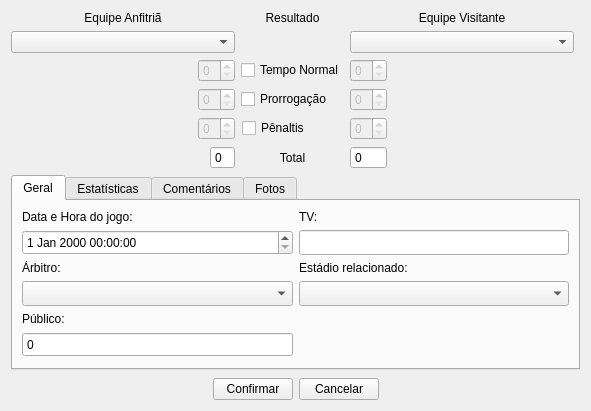
<?xml version="1.0" encoding="UTF-8"?>
<ui version="4.0">
 <class>cadastroJogo</class>
 <widget class="QWidget" name="cadastroJogo">
  <property name="geometry">
   <rect>
    <x>0</x>
    <y>0</y>
    <width>591</width>
    <height>411</height>
   </rect>
  </property>
  <property name="windowTitle">
   <string>Form</string>
  </property>
  <layout class="QGridLayout" name="gridLayout_12">
   <item row="4" column="0" colspan="2">
    <layout class="QGridLayout" name="gridLayout_6">
     <item row="0" column="1">
      <widget class="QPushButton" name="Confirmar">
       <property name="text">
        <string>Confirmar</string>
       </property>
      </widget>
     </item>
     <item row="0" column="2">
      <widget class="QPushButton" name="Cancelar">
       <property name="text">
        <string>Cancelar</string>
       </property>
      </widget>
     </item>
     <item row="0" column="0">
      <spacer name="horizontalSpacer">
       <property name="orientation">
        <enum>Qt::Horizontal</enum>
       </property>
       <property name="sizeHint" stdset="0">
        <size>
         <width>40</width>
         <height>20</height>
        </size>
       </property>
      </spacer>
     </item>
     <item row="0" column="3">
      <spacer name="horizontalSpacer_2">
       <property name="orientation">
        <enum>Qt::Horizontal</enum>
       </property>
       <property name="sizeHint" stdset="0">
        <size>
         <width>40</width>
         <height>20</height>
        </size>
       </property>
      </spacer>
     </item>
    </layout>
   </item>
   <item row="1" column="0" rowspan="2" colspan="2">
    <layout class="QGridLayout" name="gridLayout_5">
     <item row="0" column="0">
      <widget class="QTabWidget" name="tabWidget">
       <property name="currentIndex">
        <number>0</number>
       </property>
       <widget class="QWidget" name="tab">
        <attribute name="title">
         <string>Geral</string>
        </attribute>
        <layout class="QGridLayout" name="gridLayout_7">
         <item row="0" column="0">
          <layout class="QGridLayout" name="gridLayout_8">
           <item row="2" column="0">
            <widget class="QLabel" name="label_28">
             <property name="sizePolicy">
              <sizepolicy hsizetype="Preferred" vsizetype="Fixed">
               <horstretch>0</horstretch>
               <verstretch>0</verstretch>
              </sizepolicy>
             </property>
             <property name="text">
              <string>Árbitro:</string>
             </property>
            </widget>
           </item>
           <item row="1" column="0">
            <widget class="QDateTimeEdit" name="dateTimeEdit">
             <property name="minimumSize">
              <size>
               <width>0</width>
               <height>25</height>
              </size>
             </property>
            </widget>
           </item>
           <item row="3" column="0">
            <widget class="QComboBox" name="ArbitroRelacionado">
             <property name="sizePolicy">
              <sizepolicy hsizetype="Expanding" vsizetype="Fixed">
               <horstretch>0</horstretch>
               <verstretch>0</verstretch>
              </sizepolicy>
             </property>
             <property name="minimumSize">
              <size>
               <width>0</width>
               <height>25</height>
              </size>
             </property>
            </widget>
           </item>
           <item row="0" column="0">
            <widget class="QLabel" name="label_27">
             <property name="sizePolicy">
              <sizepolicy hsizetype="Preferred" vsizetype="Fixed">
               <horstretch>0</horstretch>
               <verstretch>0</verstretch>
              </sizepolicy>
             </property>
             <property name="text">
              <string>Data e Hora do jogo:</string>
             </property>
            </widget>
           </item>
           <item row="4" column="0">
            <widget class="QLabel" name="label_16">
             <property name="sizePolicy">
              <sizepolicy hsizetype="Preferred" vsizetype="Fixed">
               <horstretch>0</horstretch>
               <verstretch>0</verstretch>
              </sizepolicy>
             </property>
             <property name="text">
              <string>Público:</string>
             </property>
            </widget>
           </item>
           <item row="5" column="0">
            <widget class="QSpinBox" name="Publico">
             <property name="minimumSize">
              <size>
               <width>0</width>
               <height>25</height>
              </size>
             </property>
             <property name="buttonSymbols">
              <enum>QAbstractSpinBox::NoButtons</enum>
             </property>
            </widget>
           </item>
           <item row="6" column="0">
            <spacer name="verticalSpacer">
             <property name="orientation">
              <enum>Qt::Vertical</enum>
             </property>
             <property name="sizeHint" stdset="0">
              <size>
               <width>20</width>
               <height>40</height>
              </size>
             </property>
            </spacer>
           </item>
          </layout>
         </item>
         <item row="0" column="1">
          <layout class="QGridLayout" name="gridLayout_9">
           <item row="0" column="0">
            <widget class="QLabel" name="label_4">
             <property name="sizePolicy">
              <sizepolicy hsizetype="Preferred" vsizetype="Fixed">
               <horstretch>0</horstretch>
               <verstretch>0</verstretch>
              </sizepolicy>
             </property>
             <property name="text">
              <string>TV:</string>
             </property>
            </widget>
           </item>
           <item row="2" column="0">
            <widget class="QLabel" name="label_29">
             <property name="sizePolicy">
              <sizepolicy hsizetype="Preferred" vsizetype="Fixed">
               <horstretch>0</horstretch>
               <verstretch>0</verstretch>
              </sizepolicy>
             </property>
             <property name="text">
              <string>Estádio relacionado:</string>
             </property>
            </widget>
           </item>
           <item row="3" column="0">
            <widget class="QComboBox" name="EstadioRelacionado">
             <property name="sizePolicy">
              <sizepolicy hsizetype="Expanding" vsizetype="Fixed">
               <horstretch>0</horstretch>
               <verstretch>0</verstretch>
              </sizepolicy>
             </property>
             <property name="minimumSize">
              <size>
               <width>0</width>
               <height>25</height>
              </size>
             </property>
            </widget>
           </item>
           <item row="1" column="0">
            <widget class="QLineEdit" name="TV">
             <property name="minimumSize">
              <size>
               <width>0</width>
               <height>25</height>
              </size>
             </property>
            </widget>
           </item>
           <item row="4" column="0">
            <spacer name="verticalSpacer_2">
             <property name="orientation">
              <enum>Qt::Vertical</enum>
             </property>
             <property name="sizeHint" stdset="0">
              <size>
               <width>20</width>
               <height>40</height>
              </size>
             </property>
            </spacer>
           </item>
          </layout>
         </item>
        </layout>
       </widget>
       <widget class="QWidget" name="tab_2">
        <attribute name="title">
         <string>Estatísticas</string>
        </attribute>
        <layout class="QGridLayout" name="gridLayout_11">
         <item row="0" column="0" rowspan="4">
          <layout class="QGridLayout" name="gridLayout_10">
           <item row="1" column="3">
            <widget class="QSpinBox" name="EstatChuteFora"/>
           </item>
           <item row="2" column="1">
            <widget class="QSpinBox" name="EstatFaltaCasa"/>
           </item>
           <item row="1" column="2">
            <widget class="QLabel" name="label_33">
             <property name="sizePolicy">
              <sizepolicy hsizetype="Preferred" vsizetype="Preferred">
               <horstretch>0</horstretch>
               <verstretch>0</verstretch>
              </sizepolicy>
             </property>
             <property name="text">
              <string>Chutes a Gol</string>
             </property>
             <property name="alignment">
              <set>Qt::AlignCenter</set>
             </property>
            </widget>
           </item>
           <item row="2" column="3">
            <widget class="QSpinBox" name="EstatFaltaFora"/>
           </item>
           <item row="3" column="3">
            <widget class="QSpinBox" name="EstatImpedimentoFora"/>
           </item>
           <item row="0" column="1">
            <widget class="QLabel" name="label_32">
             <property name="text">
              <string>Casa</string>
             </property>
             <property name="alignment">
              <set>Qt::AlignRight|Qt::AlignTrailing|Qt::AlignVCenter</set>
             </property>
            </widget>
           </item>
           <item row="3" column="2">
            <widget class="QLabel" name="label_35">
             <property name="text">
              <string>Impedimentos</string>
             </property>
             <property name="alignment">
              <set>Qt::AlignCenter</set>
             </property>
            </widget>
           </item>
           <item row="1" column="1">
            <widget class="QSpinBox" name="EstatChuteCasa"/>
           </item>
           <item row="3" column="1">
            <widget class="QSpinBox" name="EstatImpedimentoCasa"/>
           </item>
           <item row="4" column="1">
            <widget class="QSpinBox" name="EstatEscanteioCasa"/>
           </item>
           <item row="0" column="3">
            <widget class="QLabel" name="label_37">
             <property name="text">
              <string>Fora</string>
             </property>
            </widget>
           </item>
           <item row="2" column="2">
            <widget class="QLabel" name="label_34">
             <property name="text">
              <string>Faltas</string>
             </property>
             <property name="alignment">
              <set>Qt::AlignCenter</set>
             </property>
            </widget>
           </item>
           <item row="4" column="3">
            <widget class="QSpinBox" name="EstatEscanteioFora"/>
           </item>
           <item row="0" column="2">
            <widget class="QLabel" name="label_38">
             <property name="sizePolicy">
              <sizepolicy hsizetype="Fixed" vsizetype="Preferred">
               <horstretch>0</horstretch>
               <verstretch>0</verstretch>
              </sizepolicy>
             </property>
             <property name="minimumSize">
              <size>
               <width>100</width>
               <height>0</height>
              </size>
             </property>
             <property name="text">
              <string>Estatísticas</string>
             </property>
             <property name="alignment">
              <set>Qt::AlignCenter</set>
             </property>
            </widget>
           </item>
           <item row="4" column="2">
            <widget class="QLabel" name="label_36">
             <property name="text">
              <string>Escanteios</string>
             </property>
             <property name="alignment">
              <set>Qt::AlignCenter</set>
             </property>
            </widget>
           </item>
           <item row="0" column="0">
            <spacer name="horizontalSpacer_3">
             <property name="orientation">
              <enum>Qt::Horizontal</enum>
             </property>
             <property name="sizeHint" stdset="0">
              <size>
               <width>40</width>
               <height>20</height>
              </size>
             </property>
            </spacer>
           </item>
           <item row="0" column="4">
            <spacer name="horizontalSpacer_4">
             <property name="orientation">
              <enum>Qt::Horizontal</enum>
             </property>
             <property name="sizeHint" stdset="0">
              <size>
               <width>40</width>
               <height>20</height>
              </size>
             </property>
            </spacer>
           </item>
          </layout>
         </item>
        </layout>
       </widget>
       <widget class="QWidget" name="tab_3">
        <attribute name="title">
         <string>Comentários</string>
        </attribute>
        <layout class="QGridLayout" name="gridLayout_13">
         <item row="0" column="0">
          <widget class="QLabel" name="label_39">
           <property name="text">
            <string>Comentários:</string>
           </property>
          </widget>
         </item>
         <item row="1" column="0">
          <widget class="QTextEdit" name="Comentarios"/>
         </item>
        </layout>
       </widget>
       <widget class="QWidget" name="tab_4">
        <attribute name="title">
         <string>Fotos</string>
        </attribute>
        <layout class="QGridLayout" name="gridLayout_14">
         <item row="0" column="0">
          <widget class="QLabel" name="label">
           <property name="text">
            <string>Ainda não implementado!</string>
           </property>
          </widget>
         </item>
        </layout>
       </widget>
      </widget>
     </item>
    </layout>
   </item>
   <item row="0" column="0">
    <layout class="QGridLayout" name="gridLayout_4">
     <item row="0" column="1">
      <widget class="QLabel" name="label_19">
       <property name="text">
        <string>Resultado</string>
       </property>
       <property name="alignment">
        <set>Qt::AlignCenter</set>
       </property>
      </widget>
     </item>
     <item row="0" column="2">
      <widget class="QLabel" name="label_2">
       <property name="text">
        <string>Equipe Visitante</string>
       </property>
       <property name="alignment">
        <set>Qt::AlignCenter</set>
       </property>
      </widget>
     </item>
     <item row="0" column="0">
      <widget class="QLabel" name="label_3">
       <property name="text">
        <string>Equipe Anfitriã</string>
       </property>
       <property name="alignment">
        <set>Qt::AlignCenter</set>
       </property>
      </widget>
     </item>
     <item row="1" column="2">
      <widget class="QComboBox" name="EquipeForaRelacionada">
       <property name="sizePolicy">
        <sizepolicy hsizetype="Expanding" vsizetype="Fixed">
         <horstretch>0</horstretch>
         <verstretch>0</verstretch>
        </sizepolicy>
       </property>
      </widget>
     </item>
     <item row="2" column="0" alignment="Qt::AlignRight">
      <widget class="QSpinBox" name="GolsTimeCasaPritem">
       <property name="enabled">
        <bool>false</bool>
       </property>
       <property name="maximumSize">
        <size>
         <width>37</width>
         <height>16777215</height>
        </size>
       </property>
      </widget>
     </item>
     <item row="3" column="0" alignment="Qt::AlignRight">
      <widget class="QSpinBox" name="GolsTimeCasaProrrogacao">
       <property name="enabled">
        <bool>false</bool>
       </property>
       <property name="maximumSize">
        <size>
         <width>37</width>
         <height>16777215</height>
        </size>
       </property>
      </widget>
     </item>
     <item row="5" column="0" alignment="Qt::AlignRight">
      <widget class="QSpinBox" name="GolsTimeCasa">
       <property name="maximumSize">
        <size>
         <width>37</width>
         <height>16777215</height>
        </size>
       </property>
       <property name="readOnly">
        <bool>true</bool>
       </property>
       <property name="buttonSymbols">
        <enum>QAbstractSpinBox::NoButtons</enum>
       </property>
      </widget>
     </item>
     <item row="4" column="0" alignment="Qt::AlignRight">
      <widget class="QSpinBox" name="GolsTimeCasaPenaltis">
       <property name="enabled">
        <bool>false</bool>
       </property>
       <property name="maximumSize">
        <size>
         <width>37</width>
         <height>16777215</height>
        </size>
       </property>
       <property name="value">
        <number>0</number>
       </property>
      </widget>
     </item>
     <item row="2" column="1">
      <widget class="QCheckBox" name="isTempoNormal">
       <property name="minimumSize">
        <size>
         <width>100</width>
         <height>0</height>
        </size>
       </property>
       <property name="acceptDrops">
        <bool>false</bool>
       </property>
       <property name="layoutDirection">
        <enum>Qt::LeftToRight</enum>
       </property>
       <property name="text">
        <string>Tempo Normal</string>
       </property>
       <property name="checkable">
        <bool>true</bool>
       </property>
       <property name="checked">
        <bool>false</bool>
       </property>
      </widget>
     </item>
     <item row="5" column="1">
      <widget class="QLabel" name="label_23">
       <property name="text">
        <string>Total</string>
       </property>
       <property name="alignment">
        <set>Qt::AlignCenter</set>
       </property>
      </widget>
     </item>
     <item row="3" column="1">
      <widget class="QCheckBox" name="isProrrogacao">
       <property name="minimumSize">
        <size>
         <width>100</width>
         <height>0</height>
        </size>
       </property>
       <property name="layoutDirection">
        <enum>Qt::LeftToRight</enum>
       </property>
       <property name="text">
        <string>Prorrogação</string>
       </property>
       <property name="tristate">
        <bool>false</bool>
       </property>
      </widget>
     </item>
     <item row="4" column="2">
      <widget class="QSpinBox" name="GolsTimeForaPenaltis">
       <property name="enabled">
        <bool>false</bool>
       </property>
       <property name="maximumSize">
        <size>
         <width>37</width>
         <height>16777215</height>
        </size>
       </property>
      </widget>
     </item>
     <item row="3" column="2">
      <widget class="QSpinBox" name="GolsTimeForaProrrogacao">
       <property name="enabled">
        <bool>false</bool>
       </property>
       <property name="maximumSize">
        <size>
         <width>37</width>
         <height>16777215</height>
        </size>
       </property>
      </widget>
     </item>
     <item row="5" column="2">
      <widget class="QSpinBox" name="GolsTimeFora">
       <property name="maximumSize">
        <size>
         <width>37</width>
         <height>16777215</height>
        </size>
       </property>
       <property name="readOnly">
        <bool>true</bool>
       </property>
       <property name="buttonSymbols">
        <enum>QAbstractSpinBox::NoButtons</enum>
       </property>
      </widget>
     </item>
     <item row="4" column="1" alignment="Qt::AlignHCenter">
      <widget class="QCheckBox" name="isPenaltis">
       <property name="sizePolicy">
        <sizepolicy hsizetype="Fixed" vsizetype="Fixed">
         <horstretch>0</horstretch>
         <verstretch>0</verstretch>
        </sizepolicy>
       </property>
       <property name="minimumSize">
        <size>
         <width>100</width>
         <height>0</height>
        </size>
       </property>
       <property name="text">
        <string>Pênaltis</string>
       </property>
      </widget>
     </item>
     <item row="2" column="2">
      <widget class="QSpinBox" name="GolsTimeForaPritem">
       <property name="enabled">
        <bool>false</bool>
       </property>
       <property name="maximumSize">
        <size>
         <width>37</width>
         <height>16777215</height>
        </size>
       </property>
      </widget>
     </item>
     <item row="1" column="0">
      <widget class="QComboBox" name="EquipeCasaRelacionada">
       <property name="sizePolicy">
        <sizepolicy hsizetype="Expanding" vsizetype="Fixed">
         <horstretch>0</horstretch>
         <verstretch>0</verstretch>
        </sizepolicy>
       </property>
      </widget>
     </item>
    </layout>
   </item>
   <item row="3" column="0">
    <spacer name="verticalSpacer_3">
     <property name="orientation">
      <enum>Qt::Vertical</enum>
     </property>
     <property name="sizeHint" stdset="0">
      <size>
       <width>20</width>
       <height>40</height>
      </size>
     </property>
    </spacer>
   </item>
  </layout>
 </widget>
 <resources/>
 <connections/>
</ui>
